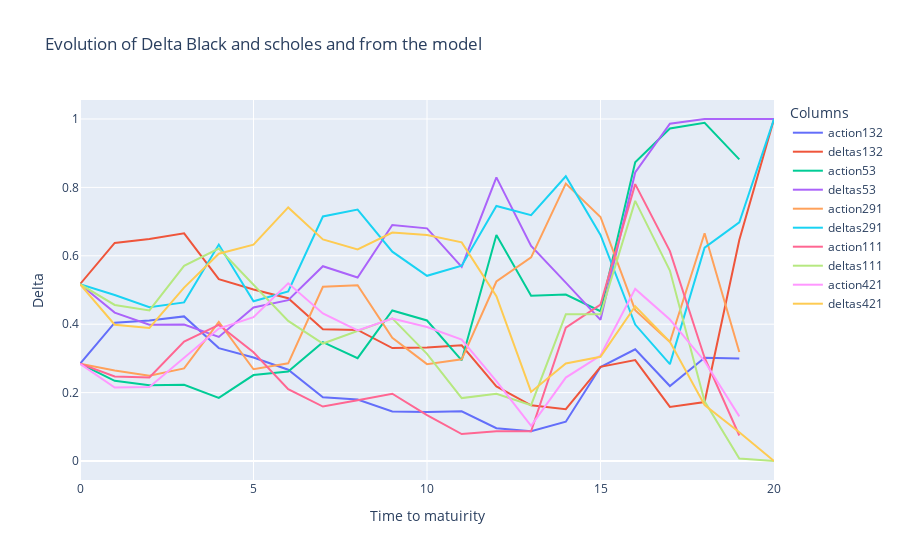

Notebook source saved alongside this figure:
### Code cell
fig = go.Figure()
# Add traces for each column
for column in actions.columns[values]:
    fig.add_trace(go.Scatter(x=actions.index, y=actions[column], mode='lines', name=f"action{column}"))
    fig.add_trace(go.Scatter(x=deltas.index, y=deltas[column], mode='lines', name=f"deltas{column}"))

# Update layout
fig.update_layout(
    title='Evolution of Delta Black and scholes and from the model',
    xaxis_title='Time to matuirity',
    yaxis_title='Delta',
    template='plotly',
    legend=dict(title='Columns'),
)

# Show the plot
fig.show()

### Figure 1 — Plotly figure (JSON) as saved in the notebook; plotly's stock layout.template omitted (floating-point values rounded to 4 significant figures)
{"data": [{"mode": "lines", "name": "action132", "type": "scatter", "x": [0, 1, 2, 3, 4, 5, 6, 7, 8, 9, 10, 11, 12, 13, 14, 15, 16, 17, 18, 19], "y": [0.2843, 0.4045, 0.4105, 0.4228, 0.3302, 0.3024, 0.2669, 0.1864, 0.1797, 0.1447, 0.1433, 0.1455, 0.09593, 0.08685, 0.1148, 0.2746, 0.3267, 0.2191, 0.302, 0.2997]}, {"mode": "lines", "name": "deltas132", "type": "scatter", "x": [0, 1, 2, 3, 4, 5, 6, 7, 8, 9, 10, 11, 12, 13, 14, 15, 16, 17, 18, 19, 20], "y": [0.5169, 0.6375, 0.6494, 0.6657, 0.5319, 0.5013, 0.4759, 0.3851, 0.3831, 0.3303, 0.3319, 0.3383, 0.2179, 0.1628, 0.1516, 0.2752, 0.2952, 0.1581, 0.1725, 0.646, 1]}, {"mode": "lines", "name": "action53", "type": "scatter", "x": [0, 1, 2, 3, 4, 5, 6, 7, 8, 9, 10, 11, 12, 13, 14, 15, 16, 17, 18, 19], "y": [0.2843, 0.2343, 0.2212, 0.2226, 0.1847, 0.2513, 0.2618, 0.3475, 0.3007, 0.4401, 0.4108, 0.2943, 0.6608, 0.4834, 0.4866, 0.4379, 0.8737, 0.9721, 0.9887, 0.8821]}, {"mode": "lines", "name": "deltas53", "type": "scatter", "x": [0, 1, 2, 3, 4, 5, 6, 7, 8, 9, 10, 11, 12, 13, 14, 15, 16, 17, 18, 19, 20], "y": [0.5169, 0.4339, 0.3986, 0.3989, 0.3628, 0.4488, 0.4702, 0.5694, 0.5366, 0.6901, 0.6803, 0.5678, 0.8294, 0.6287, 0.5216, 0.4128, 0.8435, 0.9864, 0.9999, 1.0, 1]}, {"mode": "lines", "name": "action291", "type": "scatter", "x": [0, 1, 2, 3, 4, 5, 6, 7, 8, 9, 10, 11, 12, 13, 14, 15, 16, 17, 18, 19], "y": [0.2843, 0.2647, 0.2496, 0.2709, 0.4068, 0.2682, 0.2855, 0.5093, 0.5138, 0.3603, 0.2831, 0.2973, 0.5249, 0.5955, 0.8112, 0.7135, 0.441, 0.348, 0.666, 0.3188]}, {"mode": "lines", "name": "deltas291", "type": "scatter", "x": [0, 1, 2, 3, 4, 5, 6, 7, 8, 9, 10, 11, 12, 13, 14, 15, 16, 17, 18, 19, 20], "y": [0.5169, 0.4853, 0.4497, 0.4638, 0.6329, 0.4671, 0.4955, 0.715, 0.7353, 0.6122, 0.5414, 0.5712, 0.7458, 0.7189, 0.8326, 0.6611, 0.3989, 0.2832, 0.624, 0.6977, 1]}, {"mode": "lines", "name": "action111", "type": "scatter", "x": [0, 1, 2, 3, 4, 5, 6, 7, 8, 9, 10, 11, 12, 13, 14, 15, 16, 17, 18, 19], "y": [0.2843, 0.2472, 0.2442, 0.3491, 0.3981, 0.3179, 0.2102, 0.1593, 0.1778, 0.1966, 0.134, 0.07866, 0.08732, 0.08698, 0.3901, 0.4572, 0.8096, 0.6138, 0.3019, 0.07466]}, {"mode": "lines", "name": "deltas111", "type": "scatter", "x": [0, 1, 2, 3, 4, 5, 6, 7, 8, 9, 10, 11, 12, 13, 14, 15, 16, 17, 18, 19, 20], "y": [0.5169, 0.4562, 0.4402, 0.5708, 0.6212, 0.5162, 0.4095, 0.3435, 0.3802, 0.4169, 0.3135, 0.1839, 0.1963, 0.1631, 0.4289, 0.429, 0.7606, 0.5569, 0.1748, 0.007324, 0]}, {"mode": "lines", "name": "action421", "type": "scatter", "x": [0, 1, 2, 3, 4, 5, 6, 7, 8, 9, 10, 11, 12, 13, 14, 15, 16, 17, 18, 19], "y": [0.2843, 0.2148, 0.2163, 0.3008, 0.3872, 0.4205, 0.5195, 0.4315, 0.3819, 0.4163, 0.3917, 0.355, 0.2334, 0.1031, 0.2438, 0.3086, 0.5033, 0.4136, 0.2918, 0.1305]}, {"mode": "lines", "name": "deltas421", "type": "scatter", "x": [0, 1, 2, 3, 4, 5, 6, 7, 8, 9, 10, 11, 12, 13, 14, 15, 16, 17, 18, 19, 20], "y": [0.5169, 0.3985, 0.389, 0.5069, 0.6061, 0.6325, 0.7415, 0.6478, 0.6185, 0.6681, 0.6611, 0.6392, 0.4817, 0.2019, 0.2854, 0.3046, 0.4524, 0.3485, 0.1637, 0.08434, 0]}], "layout": {"legend": {"title": {"text": "Columns"}}, "title": {"text": "Evolution of Delta Black and scholes and from the model"}, "xaxis": {"title": {"text": "Time to matuirity"}}, "yaxis": {"title": {"text": "Delta"}}}}
